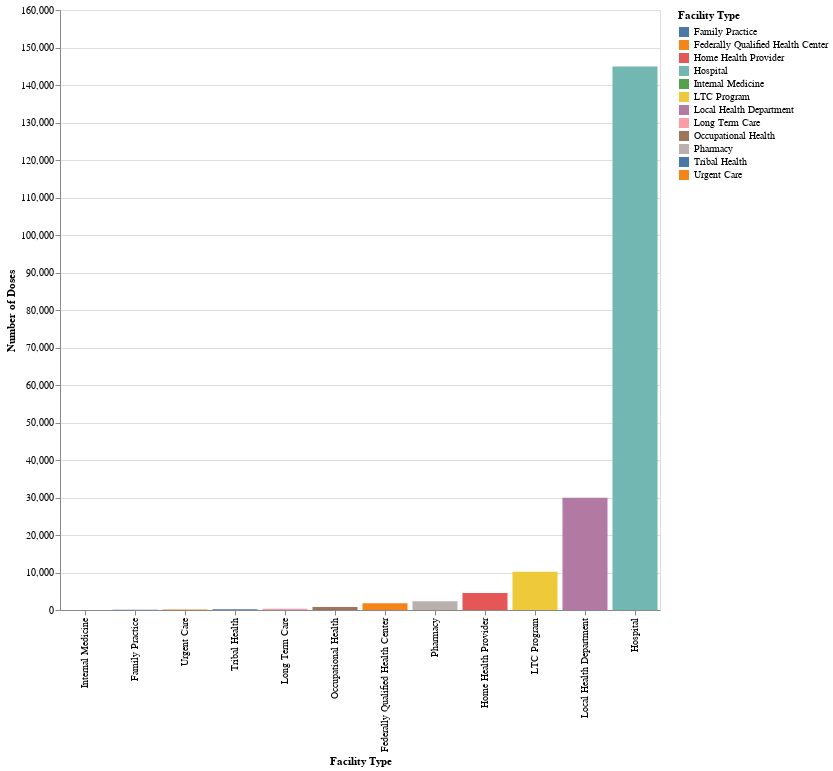

The cell this chart's notebook holds for it:
### Code cell
print("Doses by Facility Type")
df2 = df_doses.groupby(['Facility Type']).sum().reset_index()

alt.Chart(df2).mark_bar().encode(
    x=alt.X('Facility Type', sort='y'),
    y='Number of Doses',
    color='Facility Type'
).properties( width=600, height=600 )

### Figure 1 — Vega-Lite specification as saved in the notebook (floating-point values rounded to 4 significant figures)
{"config": {"view": {"continuousWidth": 400, "continuousHeight": 300}}, "data": {"name": "data-a95022c3cadefc0235a53bf73fe8f01e"}, "mark": "bar", "encoding": {"color": {"type": "nominal", "field": "Facility Type"}, "x": {"type": "nominal", "field": "Facility Type", "sort": "y"}, "y": {"type": "quantitative", "field": "Number of Doses"}}, "height": 600, "width": 600, "$schema": "https://vega.github.io/schema/vega-lite/v4.8.1.json", "datasets": {"data-a95022c3cadefc0235a53bf73fe8f01e": [{"Facility Type": "Family Practice", "Week": 483, "Year": 30306, "Number of Doses": 89}, {"Facility Type": "Federally Qualified Health Center", "Week": 1736, "Year": 361729, "Number of Doses": 1802}, {"Facility Type": "Home Health Provider", "Week": 96, "Year": 194016, "Number of Doses": 4503}, {"Facility Type": "Hospital", "Week": 85023, "Year": 4945923, "Number of Doses": 144911}, {"Facility Type": "Internal Medicine", "Week": 51, "Year": 2020, "Number of Doses": 1}, {"Facility Type": "LTC Program", "Week": 1, "Year": 2021, "Number of Doses": 10215}, {"Facility Type": "Local Health Department", "Week": 41296, "Year": 2569949, "Number of Doses": 29955}, {"Facility Type": "Long Term Care", "Week": 27, "Year": 54567, "Number of Doses": 316}, {"Facility Type": "Occupational Health", "Week": 78, "Year": 157638, "Number of Doses": 817}, {"Facility Type": "Pharmacy", "Week": 2227, "Year": 299068, "Number of Doses": 2322}, {"Facility Type": "Tribal Health", "Week": 1178, "Year": 88902, "Number of Doses": 195}, {"Facility Type": "Urgent Care", "Week": 24, "Year": 48504, "Number of Doses": 114}]}}
